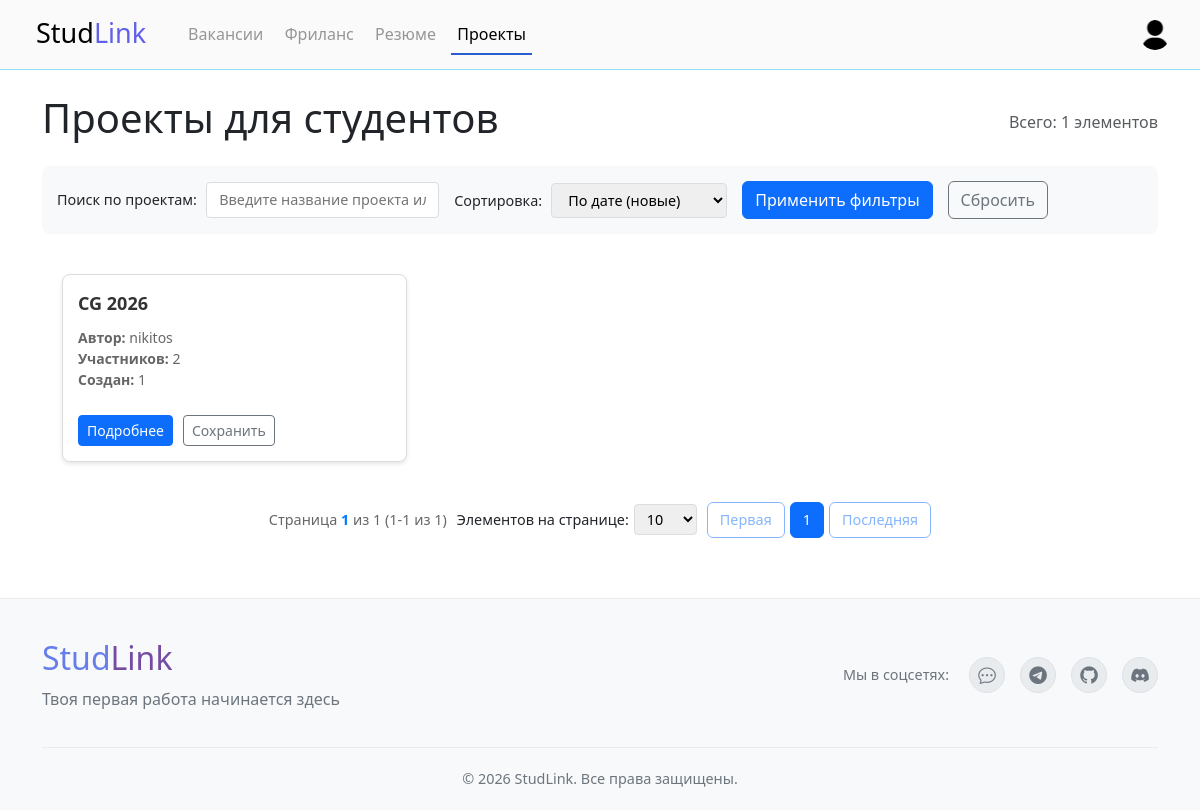
The page /projects/ (signed in) on the database its author committed.
### myapp/models.py (models this page shows)
class Project(models.Model):
    id = models.AutoField(primary_key=True)
    author = models.ForeignKey(User, on_delete=models.CASCADE, related_name="created_projects")
    contributors = models.ManyToManyField(User, related_name="projects")
    image = models.ImageField(upload_to='projects')
    title = models.CharField(max_length=100)
    description = models.CharField(max_length=1000)

class User(AbstractUser):
    ROLE_CHOICES = [
        ('student', 'Студент'),
        ('employer', 'Работодатель'),
    ]
    role = models.CharField(max_length=10, choices=ROLE_CHOICES)
    university = models.CharField(max_length=100, blank=True)
    class Meta:
        swappable = 'AUTH_USER_MODEL'

### myapp/views.py (the view, shortened to what this page needs)
# urls.py: path('projects/', views.project_list, name='project_list'),
def project_list(request):
    search_query = request.GET.get('search', '')
    sort_by = request.GET.get('sort', 'created_at')
    page_size = request.GET.get('page_size', 10)
    projects = Project.objects.select_related('author').prefetch_related('contributors')
    if search_query:
        projects = projects.filter(
            Q(title__icontains=search_query) |
            Q(description__icontains=search_query)
        )
    if sort_by == 'title_asc':
        projects = projects.order_by('title')
    elif sort_by == 'title_desc':
        projects = projects.order_by('-title')
    elif sort_by == 'date_asc':
        projects = projects.order_by('id')
    else:  # date_desc по умолчанию
        projects = projects.order_by('-id')
    paginator = Paginator(projects, page_size)
    page_number = request.GET.get('page')
    try:
        page_obj = paginator.get_page(page_number)
    except PageNotAnInteger:
        page_obj = paginator.get_page(1)
    except EmptyPage:
        page_obj = paginator.get_page(paginator.num_pages)
    page_range = get_page_range(page_obj.number, paginator.num_pages)
    context = {
        'page_obj': page_obj,
        'paginator': paginator,
        'page_range': page_range,
        'page_size': int(page_size),
        'search_query': search_query,
        'sort_by': sort_by,
    }
    return render(request, 'project_list.html', context)

### myapp/views.py (called while the page is built)
def get_page_range(current_page, total_pages, max_pages=7):
    if total_pages <= max_pages:
        return range(1, total_pages + 1)
    start = max(1, current_page - max_pages // 2)
    end = min(total_pages, start + max_pages - 1)
    if end - start < max_pages - 1:
        start = max(1, end - max_pages + 1)
    return range(start, end + 1)

### myapp/templates/project_list.html (shortened to what this page needs)
{% extends "pagination_template.html" %}
{% load static %}
{% load currency_tags %}
{% block page_title %}Проекты для студентов{% endblock %}
{% block filters %}
<div class="filters-section" id="filters-section">
    <div class="form-group">
        <label for="search-input">Поиск по проектам:</label>
        <input type="text" id="search-input" placeholder="Введите название проекта или ключевые слова..." value="{{ search_query }}">
    </div>
    <div class="form-group">
        <label for="sort-select">Сортировка:</label>
        <select id="sort-select">
            <option value="created_at" {% if sort_by == 'created_at' %}selected{% endif %}>По дате (новые)</option>
        </select>
    </div>
    <button class="btn btn-primary" onclick="applyFilters()">Применить фильтры</button>
    <button class="btn btn-outline-secondary" onclick="resetFilters()">Сбросить</button>
</div>
{% endblock %}
{% block item_card %}
{% if page_obj %}
<div class="item-card">
    <div class="item-title">{{ item.title }}</div>
    <div class="item-meta">
        <div><strong>Автор:</strong> {{ item.author.username }}</div>
        <div><strong>Участников:</strong> {{ item.contributors.count }}</div>
        <div><strong>Создан:</strong> {{ item.id }}</div>
    </div>
    <div class="item-actions">
        <a href="{% url 'project_detail' item.id %}" class="btn btn-primary btn-sm">Подробнее</a>
        <button class="btn btn-outline-secondary btn-sm" onclick="saveProject({{ item.id }})">Сохранить</button>
    </div>
</div>
{% endif %}
{% endblock %}

### myapp/static/css/base.css (style rules this page uses)
body { margin: 0px; }

### myapp/templates/pagination_template.html (style rules this page uses)
.item-card { border: 1px solid #ddd; border-radius: 8px; padding: 15px; background: #fff; box-shadow: 0 2px 4px rgba(0,0,0,0.1); height: 100%; display: flex; flex-direction: column; box-sizing: border-box; min-width: 0; }
.item-title { font-size: 18px; font-weight: bold; margin-bottom: 10px; color: #333; }
.item-meta { font-size: 14px; color: #666; margin-bottom: 10px; }
.item-actions { display: flex; gap: 10px; margin-top: 15px; }
.filters-section { background: #f8f9fa; padding: 15px; border-radius: 8px; margin-bottom: 20px; display: flex; gap: 15px; flex-wrap: wrap; align-items: center; }
.filters-section .form-group { margin-bottom: 0; }
.filters-section label { font-size: 0.9rem; margin-right: 5px; }
.filters-section input, .filters-section select { padding: 6px 12px; border: 1px solid #ddd; border-radius: 4px; font-size: 0.9rem; }

### rows shown on the page
Project: title "CG 2026", author.username "nikitos", contributors.count "2", id "1"

### other values the page prints
{{ paginator.count }} "1"
{{ page_obj.number }} "1"
{{ paginator.num_pages }} "1"
{{ page_obj.start_index }} "1"
{{ page_obj.end_index }} "1"
{{ num }} "1"
